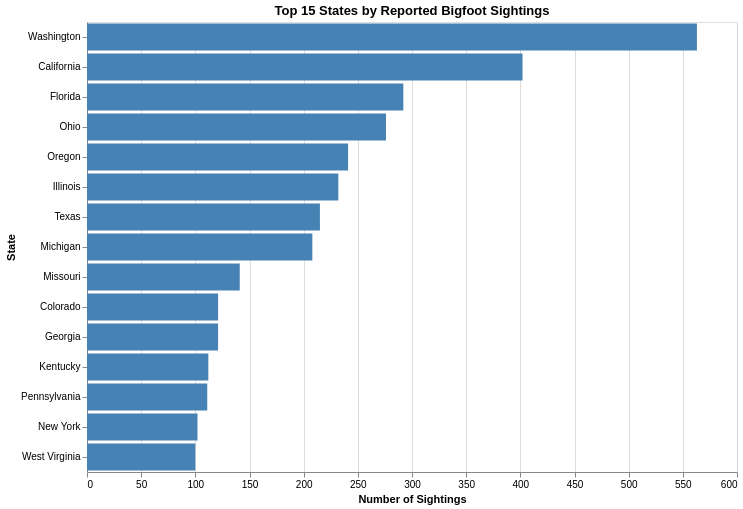

Notebook code cell kept with this figure:
### Code cell
# Count sightings by state
state_counts = (
    df.dropna(subset=['state'])
    .groupby('state')
    .size()
    .reset_index(name='Sightings')
    .sort_values('Sightings', ascending=False)
    .head(15)
)

# Create bar chart
chart1 = alt.Chart(state_counts).mark_bar(
    color='#4682B4'
).encode(
    x=alt.X(
        'Sightings:Q',
        title='Number of Sightings'
    ),
    y=alt.Y(
        'state:N',
        sort='-x',
        title='State'
    ),
    tooltip=[
        alt.Tooltip('state:N', title='State'),
        alt.Tooltip('Sightings:Q', title='Sightings')
    ]
).properties(
    title='Top 15 States by Reported Bigfoot Sightings',
    width=650,
    height=450
)

chart1

### Figure 1 — Vega-Lite specification as saved in the notebook (floating-point values rounded to 4 significant figures)
{"config": {"view": {"continuousWidth": 300, "continuousHeight": 300}}, "data": {"name": "data-0dd3070991b5aabc818fcbee74dbc600"}, "mark": {"type": "bar", "color": "#4682B4"}, "encoding": {"tooltip": [{"field": "state", "title": "State", "type": "nominal"}, {"field": "Sightings", "title": "Sightings", "type": "quantitative"}], "x": {"field": "Sightings", "title": "Number of Sightings", "type": "quantitative"}, "y": {"field": "state", "sort": "-x", "title": "State", "type": "nominal"}}, "height": 450, "title": "Top 15 States by Reported Bigfoot Sightings", "width": 650, "$schema": "https://vega.github.io/schema/vega-lite/v6.1.0.json", "datasets": {"data-0dd3070991b5aabc818fcbee74dbc600": [{"state": "Washington", "Sightings": 563}, {"state": "California", "Sightings": 402}, {"state": "Florida", "Sightings": 292}, {"state": "Ohio", "Sightings": 276}, {"state": "Oregon", "Sightings": 241}, {"state": "Illinois", "Sightings": 232}, {"state": "Texas", "Sightings": 215}, {"state": "Michigan", "Sightings": 208}, {"state": "Missouri", "Sightings": 141}, {"state": "Colorado", "Sightings": 121}, {"state": "Georgia", "Sightings": 121}, {"state": "Kentucky", "Sightings": 112}, {"state": "Pennsylvania", "Sightings": 111}, {"state": "New York", "Sightings": 102}, {"state": "West Virginia", "Sightings": 100}]}}
